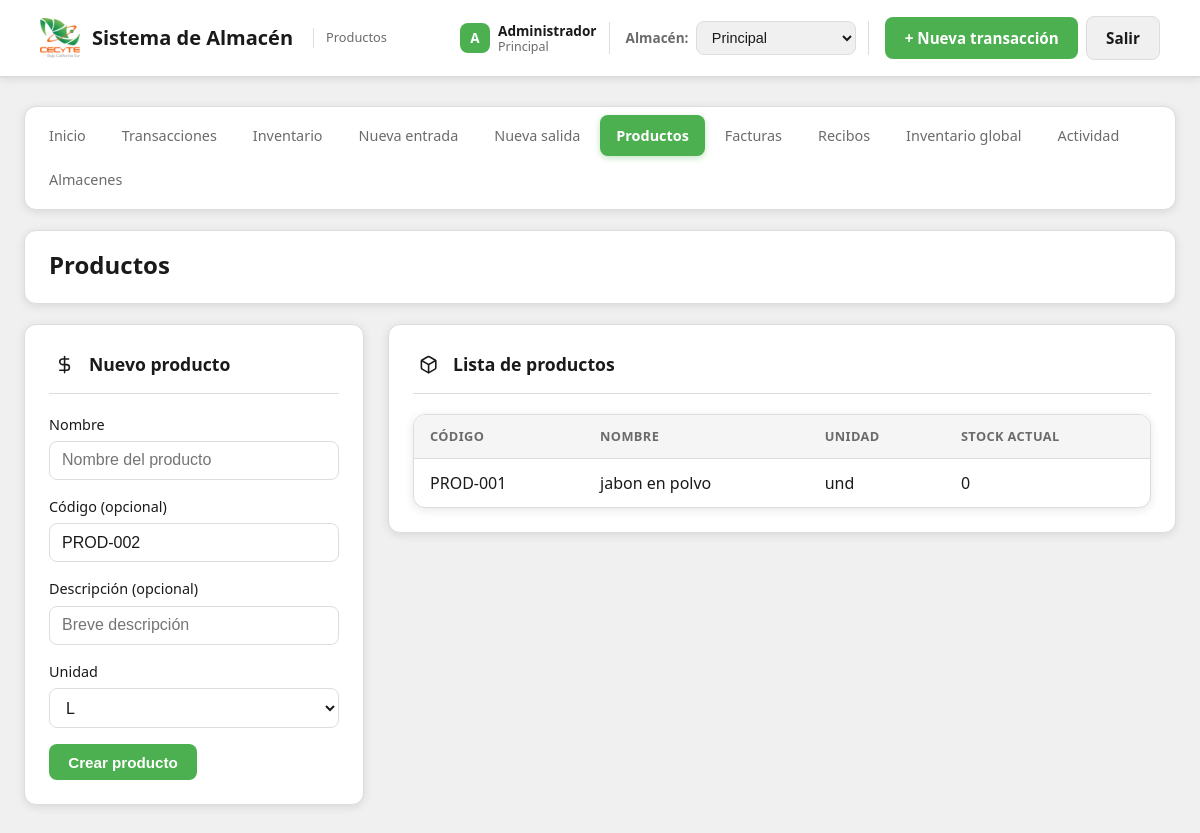
The app's page /productos.php (signed in) with its own data.
### tables this page shows
CREATE TABLE IF NOT EXISTS productos (
  id INT UNSIGNED AUTO_INCREMENT PRIMARY KEY,
  codigo VARCHAR(50) UNIQUE,
  nombre VARCHAR(150) NOT NULL UNIQUE,
  descripcion TEXT,
  unidad VARCHAR(20) DEFAULT 'und',
  created_at TIMESTAMP DEFAULT CURRENT_TIMESTAMP,
  updated_at TIMESTAMP DEFAULT CURRENT_TIMESTAMP ON UPDATE CURRENT_TIMESTAMP,
  created_by INT UNSIGNED NULL COMMENT 'Usuario que registró/creó el producto',
  FOREIGN KEY (created_by) REFERENCES usuarios(id) ON DELETE SET NULL
);

CREATE TABLE IF NOT EXISTS almacenes (
  id INT UNSIGNED AUTO_INCREMENT PRIMARY KEY,
  nombre VARCHAR(150) NOT NULL UNIQUE,
  created_at TIMESTAMP DEFAULT CURRENT_TIMESTAMP,
  updated_at TIMESTAMP DEFAULT CURRENT_TIMESTAMP ON UPDATE CURRENT_TIMESTAMP
);

### includes/almacenes.php (called while the page is built, shortened)
<?php
function listarAlmacenes(): array {
    $pdo = getDB();
    $stmt = $pdo->query('SELECT id, nombre FROM almacenes ORDER BY nombre');
    return $stmt->fetchAll();
}
function esAdminSesionAlmacen(): bool {
    $usuarioNombreSesion = (string)($_SESSION['usuario_nombre'] ?? '');
    $usuarioIdSesion = (int)($_SESSION['usuario_id'] ?? 0);
    return ($usuarioNombreSesion === 'Administrador') || ($usuarioIdSesion === 1);
}
function asegurarAlmacenActivo(): void {
    $esAdmin = esAdminSesionAlmacen();
    $almacenSesion = isset($_SESSION['almacen_id']) ? (int)$_SESSION['almacen_id'] : 0;
    if ($almacenSesion > 0) {
        return;
    }
}
function getAlmacenActivo(): int {
    return (int)($_SESSION['almacen_id'] ?? 0);
}
function getNombreAlmacenActivo(): string {
    $id = getAlmacenActivo();
    $pdo = getDB();
    $stmt = $pdo->prepare('SELECT nombre FROM almacenes WHERE id = ? LIMIT 1');
    $stmt->execute([$id]);
    $row = $stmt->fetch();
    return $row ? (string)$row['nombre'] : '';
}

### config/LoggedPDOStatement.php (called while the page is built, shortened)
<?php
class LoggedPDOStatement extends PDOStatement {
    public function execute($input_parameters = null): bool {
        $start = microtime(true);
        $sql = (string) ($this->queryString ?? '');
        $op = $this->detectOp($sql);
        $requestId = $GLOBALS['APP_REQUEST_ID'] ?? null;
        $userId = $GLOBALS['APP_USER_ID'] ?? null;
        $userName = $GLOBALS['APP_USER_NAME'] ?? null;
        $ruta = $GLOBALS['APP_REQUEST_CTX']['ruta'] ?? null;
        $method = $GLOBALS['APP_REQUEST_CTX']['method'] ?? null;
        $table = $this->extractTable($sql);
        $paramsSafe = $this->normalizeParamsForLog($input_parameters);
        $summary = $this->buildPrettySummary($op, $table, $paramsSafe, $userName, $userId, $method, $ruta);
        try {
            $result = parent::execute($input_parameters);
            $durationMs = (microtime(true) - $start) * 1000;
            return $result;
        } catch (Throwable $e) {
            $durationMs = (microtime(true) - $start) * 1000;
            $this->writeLog([
                'timestamp' => date('c'),
                'request_id' => $requestId,
                'usuario_id' => $userId,
                'usuario_nombre' => $userName,
                'duration_ms' => round($durationMs, 3),
                'op' => $op,
                'write' => $this->isWriteOp($op),
                'tabla' => $table,
                'sql' => $sql,
                'params_raw' => $paramsSafe,
                'resumen' => $summary,
                'ok' => false,
                'error_class' => get_class($e),
                'error_code' => $e->getCode(),
            ]);
            throw $e;
        }
    }
    private function extractTable(string $sql): ?string {
        $s = trim($sql);
        return null;
    }
    private function buildPrettySummary(string $op, ?string $table, $paramsSafe, $userName, $userId, $method, $ruta): string {
        $u = '';
        if ($userName !== null && $userName !== '') {
            $u = "usuario={$userName}";
        } else {
            $u = "usuario_id={$userId}";
        }
        $m = $method !== null ? $method : '';
        $r = $ruta !== null ? $ruta : '';
        $t = $table !== null ? $table : 'tabla?';
        $paramsShort = $this->paramsToShortString($paramsSafe);
        return trim("{$u} {$m} {$r} -> {$op} {$t} params={$paramsShort}");
    }
    private function paramsToShortString($paramsSafe): string {
        if ($paramsSafe === null) {
            return '[]';
        }
        $encoded = @json_encode($paramsSafe, JSON_UNESCAPED_UNICODE | JSON_UNESCAPED_SLASHES);
        $max = 500;
        return $encoded;
    }
    private function detectOp(string $sql): string {
        $s = ltrim($sql);
        if (preg_match('/^SELECT\b/i', $s)) {
            return 'SELECT';
        }
        return 'OTHER';
    }
    private function isWriteOp(string $op): bool {
        return in_array($op, ['INSERT', 'UPDATE', 'DELETE', 'REPLACE'], true);
    }
    private function normalizeParamsForLog($input_parameters) {
        if ($input_parameters === null) {
            return null;
        }
        $encoded = @json_encode($input_parameters, JSON_UNESCAPED_UNICODE | JSON_UNESCAPED_SLASHES);
        $decoded = json_decode($encoded, true);
        return $decoded;
    }
    private function writeLog(array $entry): void {
        try {
            $logDir = __DIR__ . '/../logs';
            $logFile = $logDir . '/sql.log';
            $line = json_encode($entry, JSON_UNESCAPED_UNICODE | JSON_UNESCAPED_SLASHES);
        } catch (Throwable $e) {
        }
    }
    private function writePrettyLine(array $entry): void {
        try {
            $logDir = __DIR__ . '/../logs';
            $logFile = $logDir . '/sql_pretty.log';
            $line = sprintf(
                "%s request_id=%s %s",
                $entry['timestamp'] ?? '',
                $entry['request_id'] ?? '',
                $entry['resumen'] ?? ''
            );
        } catch (Throwable $e) {
        }
    }
}

### includes/inventario.php (called while the page is built, shortened)
<?php
require_once __DIR__ . '/almacenes.php';
function inventarioPorProducto(?int $almacenId = null): array {
    $pdo = getDB();
    $almacenId = $almacenId !== null ? (int)$almacenId : getAlmacenActivo();
    $sql = "
        SELECT p.id, p.codigo, p.nombre, p.unidad,
          (SELECT COALESCE(SUM(de.cantidad), 0) FROM detalle_entradas de
           JOIN entradas e ON e.id = de.entrada_id
           WHERE de.producto_id = p.id
             AND e.almacen_id = ?
             AND e.estado != 'cancelada'
             AND (de.estado = 'activa' OR de.estado IS NULL)) -
          (SELECT COALESCE(SUM(ds.cantidad), 0) FROM detalle_salidas ds
           JOIN salidas s ON s.id = ds.salida_id
           WHERE ds.producto_id = p.id
             AND s.almacen_id = ?
             AND s.estado != 'cancelada') AS stock
        FROM productos p
    ";
    $stmt = $pdo->prepare($sql);
    $stmt->execute([$almacenId, $almacenId]);
    return $stmt->fetchAll();
}

### includes/productos.php (called while the page is built, shortened)
<?php
function listarProductos(): array {
    $pdo = getDB();
    $stmt = $pdo->query('SELECT id, codigo, nombre, descripcion, unidad FROM productos ORDER BY nombre');
    return $stmt->fetchAll();
}
function listarUnidadesDisponibles(): array {
    $defecto = ['und', 'caja', 'rollo', 'kg', 'L', 'm'];
    $pdo = getDB();
    $stmt = $pdo->query('SELECT DISTINCT unidad FROM productos WHERE unidad IS NOT NULL AND unidad != "" ORDER BY unidad');
    $enUso = $stmt->fetchAll(PDO::FETCH_COLUMN);
    $todas = array_values(array_unique(array_merge($defecto, $enUso)));
    sort($todas);
    return $todas;
}
function obtenerSiguienteCodigoProducto(): string {
    $pdo = getDB();
    $stmt = $pdo->query('SELECT codigo FROM productos WHERE codigo IS NOT NULL AND codigo != "" ORDER BY id DESC LIMIT 1');
    $row = $stmt->fetch();
    $codigo = trim($row['codigo']);
    if (preg_match('/^(.+?)(\d+)$/', $codigo, $m)) {
        $prefijo = $m[1];
        $numero = (int) $m[2];
        $longitud = strlen($m[2]);
        return $prefijo . str_pad($numero + 1, $longitud, '0', STR_PAD_LEFT);
    }
    return 'PROD-001';
}

### productos.php (the view, shortened to what this page needs)
<?php
require_once __DIR__ . '/includes/auth.php';
require_once __DIR__ . '/includes/productos.php';
require_once __DIR__ . '/includes/inventario.php';
$productos = listarProductos();
$unidadesDisponibles = listarUnidadesDisponibles();
$inventario = inventarioPorProducto();
$siguienteCodigo = obtenerSiguienteCodigoProducto();
$stockPorId = [];
foreach ($inventario as $inv) {
    $stockPorId[(int)$inv['id']] = (int)$inv['stock'];
}
?>
<!DOCTYPE html>
<html lang="es">
<head>
  <link rel="stylesheet" href="assets/css/style.css?v=15">
</head>
<body>
  <div class="container">
    <header class="header">
      <div class="logo">
        <img src="assets/css/img/logo_cecyte_grande.webp" alt="Cecyte" class="logo-img">
        <span>Sistema de Almacén</span>
        <span class="logo-sub">Productos</span>
      </div>
      <div class="header-actions">
        <a href="nueva-transaccion.php" class="btn btn-primary">+ Nueva transacción</a>
        <a href="logout.php" class="btn btn-secondary">Salir</a>
      </div>
    </header>
    <?php include __DIR__ . '/includes/nav.php'; ?>
    <header class="page-header">
      <div class="page-header-texto">
        <h1 class="page-title">Productos</h1>
      </div>
    </header>
    <div class="form-layout-dual">
      <div class="form-card form-card--datos">
        <div class="form-card-header">
          <span class="form-card-header-icon" aria-hidden="true"><svg xmlns="http://www.w3.org/2000/svg" viewBox="0 0 24 24" stroke-width="2" stroke-linecap="round" stroke-linejoin="round"><path d="M12 2v20M17 5H9.5a3.5 3.5 0 0 0 0 7h5a3.5 3.5 0 0 1 0 7H6"/></svg></span>
          <h3 class="form-card-title">Nuevo producto</h3>
        </div>
        <form method="post">
          <div class="form-group">
            <label>Nombre</label>
            <input type="text" name="nombre" required placeholder="Nombre del producto">
          </div>
          <div class="form-group">
            <label>Código (opcional)</label>
            <input type="text" name="codigo" value="<?= htmlspecialchars($siguienteCodigo) ?>" placeholder="<?= htmlspecialchars($siguienteCodigo) ?>">
          </div>
          <div class="form-group">
            <label>Descripción (opcional)</label>
            <input type="text" name="descripcion" placeholder="Breve descripción">
          </div>
          <div class="form-group">
            <label>Unidad</label>
            <select name="unidad" id="unidad">
              <?php foreach ($unidadesDisponibles as $u): ?>
                <option value="<?= htmlspecialchars($u) ?>"><?= htmlspecialchars($u) ?></option>
              <?php endforeach; ?>
            </select>
          </div>
          <button type="submit" class="btn btn-primary">Crear producto</button>
        </form>
      </div>
      <div class="form-card form-card--wide form-card--detalle">
        <div class="form-card-header">
          <span class="form-card-header-icon" aria-hidden="true"></span>
          <h3 class="form-card-title">Lista de productos</h3>
        </div>
        <div class="table-wrap">
          <table>
            <thead>
              <tr>
                <th>Código</th>
                <th>Nombre</th>
                <th>Unidad</th>
                <th>Stock actual</th>
              </tr>
            </thead>
            <tbody>
              <?php if (empty($productos)): ?>
                <tr><td colspan="4" class="empty-msg">No hay productos. Cree uno en el panel de la izquierda.</td></tr>
              <?php else: ?>
                <?php foreach ($productos as $p): ?>
                <tr>
                  <td><?= htmlspecialchars($p['codigo'] ?? '-') ?></td>
                  <td><?= htmlspecialchars($p['nombre']) ?></td>
                  <td><?= htmlspecialchars($p['unidad'] ?? 'und') ?></td>
                  <td><?= $stockPorId[(int)$p['id']] ?? 0 ?></td>
                </tr>
                <?php endforeach; ?>
              <?php endif; ?>
            </tbody>
          </table>
        </div>
      </div>
    </div>
  </div>
</body>
</html>

### includes/nav.php (shortened to what this page needs)
<?php
if (!isset($nav_activo)) {
    $script = basename($_SERVER['PHP_SELF'], '.php');
    $map = [
        'index' => 'inicio',
        'transacciones' => 'transacciones',
        'ver-transaccion' => 'transacciones',
        'entregas-plantel-persona' => 'transacciones',
        'almacenes-admin' => 'almacenes-admin',
        'inventario' => 'inventario',
        'inventario-global' => 'inventario-global',
        'nueva-entrada' => 'nueva-entrada',
        'nueva-salida' => 'nueva-salida',
        'productos' => 'productos',
        'facturas' => 'facturas',
        'recibos' => 'recibos',
        'ver-logs' => 'logs',
    ];
    $nav_activo = $map[$script] ?? '';
}
$usuarioNombreSesion = (string) ($_SESSION['usuario_nombre'] ?? '');
$usuarioIdSesion = (int) ($_SESSION['usuario_id'] ?? 0);
$esAdmin = ($usuarioNombreSesion === 'Administrador') || ($usuarioIdSesion === 1);
$nombreAlmacenActivo = getNombreAlmacenActivo();
$nav_items = [
    'inicio' => ['url' => 'index.php', 'label' => 'Inicio'],
    'transacciones' => ['url' => 'transacciones.php', 'label' => 'Transacciones'],
    'inventario' => ['url' => 'inventario.php', 'label' => 'Inventario'],
    'nueva-entrada' => ['url' => 'nueva-entrada.php', 'label' => 'Nueva entrada'],
    'nueva-salida' => ['url' => 'nueva-salida.php', 'label' => 'Nueva salida'],
    'productos' => ['url' => 'productos.php', 'label' => 'Productos'],
    'facturas' => ['url' => 'facturas.php', 'label' => 'Facturas'],
    'recibos'  => ['url' => 'recibos.php',  'label' => 'Recibos'],
];
if ($esAdmin) {
    $nav_items['inventario-global'] = ['url' => 'inventario-global.php', 'label' => 'Inventario global'];
    $nav_items['logs'] = ['url' => 'ver-logs.php', 'label' => 'Actividad'];
    $nav_items['almacenes-admin'] = ['url' => 'almacenes-admin.php', 'label' => 'Almacenes'];
}
?>
<div class="nav-wrap">
  <nav class="nav-links" aria-label="Navegación principal">
    <?php foreach ($nav_items as $key => $item): ?>
    <a href="<?= htmlspecialchars($item['url']) ?>" class="nav-link <?= $nav_activo === $key ? 'active' : '' ?>"><?= htmlspecialchars($item['label']) ?></a>
    <?php endforeach; ?>
  </nav>
  <?php if ($usuarioNombreSesion !== ''): ?>
    <div class="header-user-info" id="header-user-info">
      <span class="header-user-avatar" aria-hidden="true">
        <?= htmlspecialchars(mb_substr($usuarioNombreSesion, 0, 1)) ?>
      </span>
      <div class="header-user-details">
        <span class="header-user-name"><?= htmlspecialchars($usuarioNombreSesion) ?></span>
        <?php if ($nombreAlmacenActivo !== ''): ?>
          <span class="header-user-almacen"><?= htmlspecialchars($nombreAlmacenActivo) ?></span>
        <?php endif; ?>
      </div>
    </div>
  <?php endif; ?>
  <?php if ($esAdmin): ?>
    <?php
      $almacenActivo = (int) (getAlmacenActivo() ?? 0);
      $almacenes = listarAlmacenes();
    ?>
    <div class="almacen-selector" id="almacen-selector-box">
      <label for="almacen_id_select" class="almacen-selector-label">Almacén:</label>
      <select
        id="almacen_id_select"
        class="almacen-selector-select"
        aria-label="Selector de almacén"
      >
        <?php foreach ($almacenes as $a): ?>
          <option value="<?= (int)$a['id'] ?>" <?= ((int)$a['id'] === $almacenActivo) ? 'selected' : '' ?>>
            <?= htmlspecialchars($a['nombre']) ?>
          </option>
        <?php endforeach; ?>
      </select>
    </div>
  <?php endif; ?>
</div>

### records on screen
productos: id.nombre "Principal", codigo "PROD-001", nombre "jabon en polvo", unidad "und", id "0"

### other values on screen
$item['label'] "Inicio"
$item['label'] "Transacciones"
$item['label'] "Inventario"
$item['label'] "Nueva entrada"
$item['label'] "Nueva salida"
$item['label'] "Productos"
$item['label'] "Facturas"
$item['label'] "Recibos"
$item['label'] "Inventario global"
$item['label'] "Actividad"
$item['label'] "Almacenes"
mb_substr($usuarioNombreSesion, 0, 1) "A"
$usuarioNombreSesion "Administrador"
form field value "Principal"
form field unidad "L"
